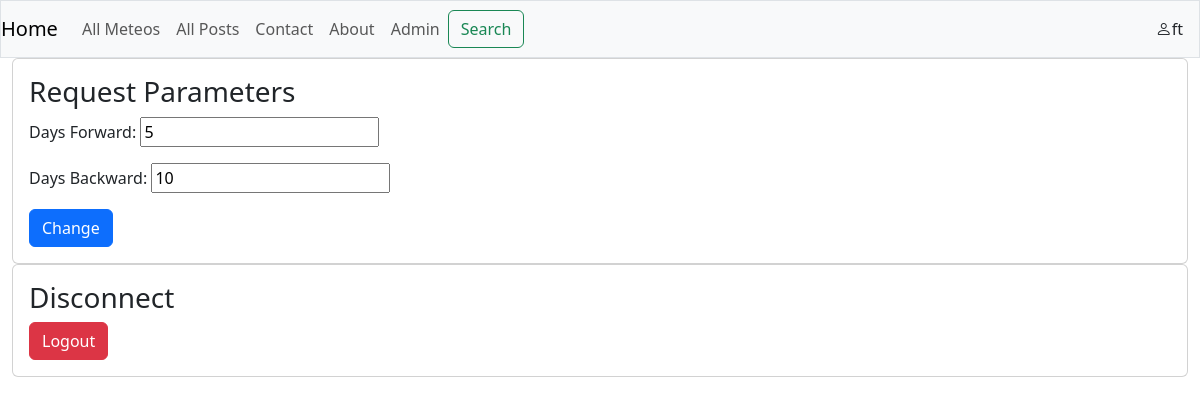
/userprofile/ (signed in), run on an earlier commit of the app's database.
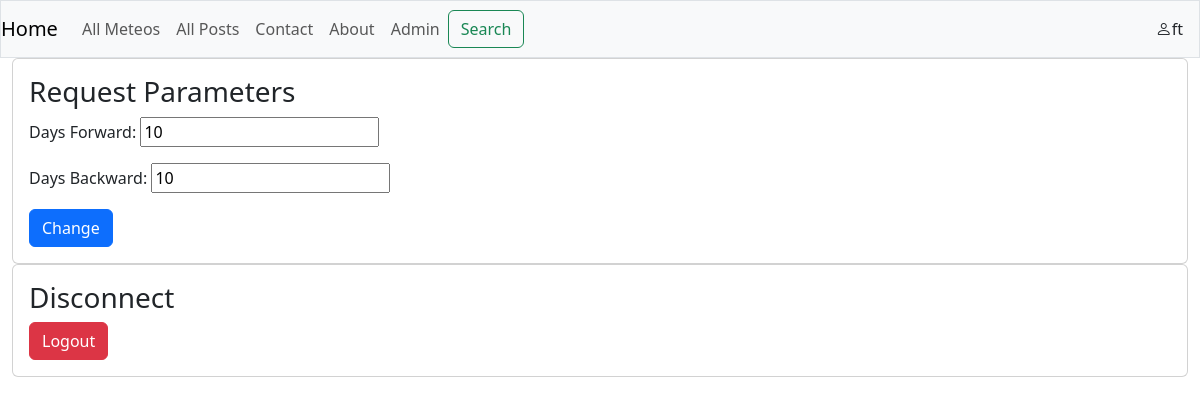
And on a later commit of the database.
### userprofile/models.py (models this page shows)
class UserProfile(models.Model):
    user = models.OneToOneField(User, on_delete=models.CASCADE)
    daysForward=models.IntegerField(default=3)
    daysBackwards=models.IntegerField(default=10)

### userprofile/views.py (the view)
# urls.py: path('userprofile/', update, name='userprofile'),
@login_required(login_url='/login')
def update(request):
    if not hasattr(request.user, 'userprofile'):
        print('create profile')
        pobj=UserProfile.objects.create(user=request.user)
    else:
        pobj = request.user.userprofile
    print(pobj)
    form= UserProfileForm(request.POST or None, request.FILES or None,instance=pobj)
    print(request.POST)
    print(request.FILES)
    if form.is_valid():
        form.save()
        return redirect("/userprofile")
    context ={"title": f'Update {request.user}', "form": form}
    template="userprofile/update.html"
    return render(request,template, context)

### userprofile/forms.py
class UserProfileForm(forms.ModelForm):
    class Meta:
        model=UserProfile
        fields=['daysForward','daysBackwards' ]
        labels = {
            'daysForward': 'Days Forward',
            'daysBackwards': 'Days Backward'
        }

### userprofile/templates/userprofile/update.html (shortened to what this page needs)
{% extends "base.html" %}
{% block content %}
<div class="row">
    <div class="col-md-12">
        <div class="card">
            <div class="card-body">
                <h3 class="card-title">Request Parameters</h3>
                <form method="POST" action="." enctype="multipart/form-data">
                    {{ form.as_p }}
                    <button class="btn btn-primary" type="submit">Change</button>
                </form>
            </div>
        </div>
    </div>
    <div class="col-md-12">
        <div class="card">
            <div class="card-body">
                <h3 class="card-title">Disconnect</h3>
                <form action="{% url 'logout' %}" method="post">
                    <button class="btn btn-danger" type="submit">Logout</button>
                </form>
            </div>
        </div>
    </div>
</div>
{% endblock %}

### templates/base.html (shortened to what this page needs)
<!doctype html>
<html lang="en">
<head>
    <link href="https://cdn.jsdelivr.net/npm/bootstrap@5.3.2/dist/css/bootstrap.min.css" rel="stylesheet"
>
    <link rel="stylesheet" href="https://cdn.jsdelivr.net/npm/bootstrap-icons@1.11.3/font/bootstrap-icons.min.css">
    </head>
<body>
    {% include 'navbar.html' %}
    <div class="container-fluid">
                {% block content %}{% endblock %}
    </div>
</body>
</html>

### templates/navbar.html (shortened to what this page needs)
<nav class="navbar navbar-expand-lg sticky-top navbar-light bg-light border">
  <a class="navbar-brand" href="/">Home</a>
  <div class="collapse navbar-collapse" id="navbarSupportedContent">
    <ul class="navbar-nav mr-auto ">
      <li class="nav-item">
        <a class="nav-link" href="/hmeteo">All Meteos</a>
      </li>
      <li class="nav-item">
        <a class="nav-link" href="/blog">All Posts</a>
      </li>
      <li class="nav-item">
        <a class="nav-link" href='/contact'>Contact</a>
      </li>
      <li class="nav-item">
        <a class="nav-link" href='/about'>About</a>
      </li>
      {% if user.is_staff %}
      <li class="nav-item">
        <a class="nav-link" href='/admin/'>Admin</a>
      </li>
      {% endif %}
       </ul>
    {% if user.is_authenticated %}
    <form class="form-inline my-2 my-lg-0" action="/search/">
     <button class="btn btn-outline-success my-2 my-sm-0" type="submit">Search</button>
    </form>
  </div>
  <a class="nav-link ml-auto me-3" href='/userprofile'><i class="bi bi-person"></i>{{user.username}}  </a>
  {% else %}
  <div class="navbar-text"><a href='/login/'><i class="bi bi-person"></i>Login</a></div>
  {% endif%}
</nav>

What changed in the data, as far as the page shows it:
changed UserProfile: daysForward "5" → "10"
